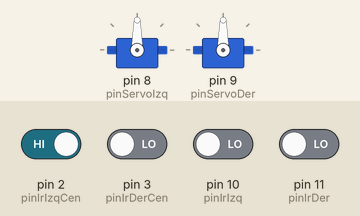
A sketch run on a simulated Arduino Uno, built with avr-gcc and run on an emulated ATmega328P. Parts: 2 × servo. The inputs (shaded band) are chosen by the test bench; at power-on: pin 2 (pinIrIzqCen) HIGH, pin 3 (pinIrDerCen), pin 10 (pinIrIzq), pin 11 (pinIrDer) LOW.

Above: at 1.2 s.
1.3 s: pin 2 (pinIrIzqCen) driven LOW and pin 10 (pinIrIzq) driven HIGH
At 4.2 s:
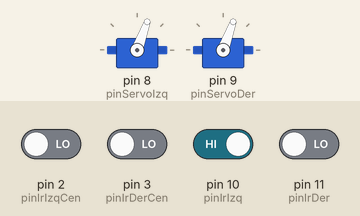
4.3 s: pin 2 (pinIrIzqCen) driven HIGH
At 5.3 s:
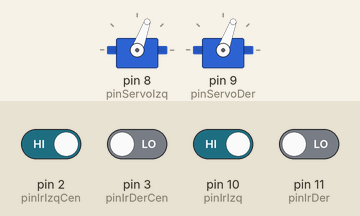
5.8 s: pin 2 (pinIrIzqCen) driven LOW
At 6.2 s:
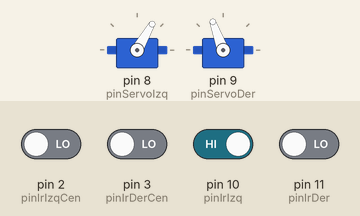
8.8 s: pin 3 (pinIrDerCen) driven HIGH
At 10.7 s:
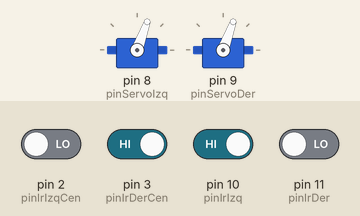
Timing chart, 0 to 11.8 s (numbered marks = the images above; inputs shaded):
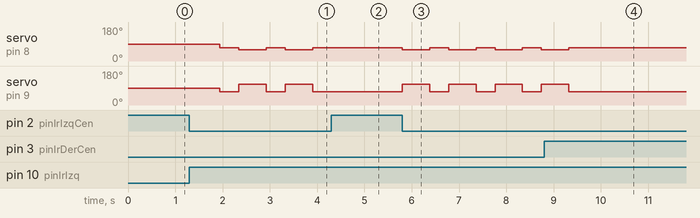

Measured:
- after the input at 1.3 s, servo on pin 8 (pinServoIzq): alternates 70° for 0.40 s and 60° for 0.58 s, starting after 0.64 s; servo on pin 9 (pinServoDer): alternates 110° for 0.58 s and 70° for 0.40 s, starting after 0.64 s
- after the input at 4.3 s, servo on pin 8 (pinServoIzq): stays 70° (without the input it goes to 60° after 0.00 s); servo on pin 9 (pinServoDer): stays 70° (without the input it goes to 110° after 0.00 s)
- after the input at 5.8 s, servo on pin 8 (pinServoIzq): alternates 70° for 0.40 s and 60° for 0.58 s, starting at once; servo on pin 9 (pinServoDer): alternates 110° for 0.58 s and 70° for 0.40 s, starting at once
- after the input at 8.8 s, servo on pin 8 (pinServoIzq), servo on pin 9 (pinServoDer): goes on until 9.3 s, then stays 70°

The sketch:

Actividad-10.1.ino
```cpp
#include <Servo.h>

int NO_LINEA = 1;
int LINEA = 0;

int PIN_IZQ = 0;
int PIN_C_IZQ = 1;
int PIN_C_DER = 2;
int PIN_DER = 3;

Servo servoIzq;
Servo servoDer;

int pinServoDer = 9;
int pinServoIzq = 8;

int pinIrDerCen = 3;
int pinIrIzqCen = 2;
int pinIrDer = 11;
int pinIrIzq = 10;

int pinesSensores[] = {10, 2, 3, 11};
int sensor[4];

int compensacion = 10;

int HORARIO = 110;
int ANTIHORARIO = 70;

int PARAR = 90;

void setup() {
  Serial.begin(9600);
  pinMode( pinIrDerCen , INPUT);
  pinMode( pinIrIzqCen , INPUT);
  pinMode( pinIrDer , INPUT);
  pinMode( pinIrIzq , INPUT);

  servoIzq.attach(pinServoIzq);
  servoDer.attach(pinServoDer);
  //delay(10000);
}

void loop() {

  actualizarTodosLosSensores();

  if (sensor[PIN_C_IZQ] == LINEA && sensor[PIN_C_DER] == LINEA
      && sensor[PIN_IZQ] == NO_LINEA && sensor[PIN_DER] == NO_LINEA) {
    servoIzq.write(ANTIHORARIO - compensacion);
    servoDer.write(HORARIO);
  }
  else if (sensor[PIN_C_IZQ] == NO_LINEA && sensor[PIN_C_DER] == LINEA
           && sensor[PIN_IZQ] == NO_LINEA && sensor[PIN_DER] == NO_LINEA) {
    servoIzq.write(HORARIO - compensacion);
    servoDer.write(HORARIO);
  }
  else if (sensor[PIN_C_IZQ] == LINEA && sensor[PIN_C_DER] == NO_LINEA
           && sensor[PIN_IZQ] == NO_LINEA && sensor[PIN_DER] == NO_LINEA) {
    servoIzq.write(ANTIHORARIO - compensacion);
    servoDer.write(ANTIHORARIO);
  }
  else if (sensor[PIN_C_IZQ] == NO_LINEA && sensor[PIN_C_DER] == NO_LINEA
           && sensor[PIN_IZQ] == NO_LINEA && sensor[PIN_DER] == NO_LINEA) {
    servoIzq.write(ANTIHORARIO);
    servoDer.write(ANTIHORARIO);
  }
  else if (sensor[PIN_C_IZQ] == LINEA && sensor[PIN_C_DER] == LINEA
           && sensor[PIN_IZQ] == LINEA && sensor[PIN_DER] == NO_LINEA) {
    delay(500);
    girarIzquierda();
  }
  else if (sensor[PIN_C_IZQ] == LINEA && sensor[PIN_C_DER] == LINEA
           && sensor[PIN_IZQ] == NO_LINEA && sensor[PIN_DER] == LINEA) {
    delay(500);
    girarDerecha();
  }
  else if (sensor[PIN_C_IZQ] == LINEA && sensor[PIN_C_DER] == LINEA
           && sensor[PIN_IZQ] == LINEA && sensor[PIN_DER] == LINEA) {
    delay(500);
    actualizarTodosLosSensores();
    if (sensor[PIN_C_IZQ] == LINEA && sensor[PIN_C_DER] == LINEA
        && sensor[PIN_IZQ] == LINEA && sensor[PIN_DER] == LINEA) {
      servoIzq.write(PARAR);
      servoDer.write(PARAR);
    }
    else {
      girarDerecha();
    }
  }

}


void actualizarTodosLosSensores() {
  for (int i = 0; i < 4; i++) {
    sensor[i] =  digitalRead(pinesSensores[i]);
  }

  // 4 lecturas adicionales
  // Se guardan las que detectan línea en cualquiera de los 4 barridos
  for (int i = 0; i < 4; i++) {
    delay(20); // Delay con el movimiento actual

    for (int i = 0; i < 4; i++) {
      if (digitalRead(pinesSensores[i]) == LINEA)
        sensor[i] = LINEA;
    }
  }
}

void girarDerecha() {
  // girar hacia la derecha
  servoDer.write(ANTIHORARIO);
  servoIzq.write(ANTIHORARIO);
  delay(400); // Pequeño delay para que le dé tiempo a salir de su carril actual
  // Si no puede que este ya en un carril y detectaría línea

  boolean carrilEncontrado = false;
  while (!carrilEncontrado) {
    int Sensor2 = digitalRead(pinIrIzqCen);
    int Sensor3 = digitalRead(pinIrDerCen);

    if ( Sensor2 == LINEA && Sensor3 == LINEA ) {
      carrilEncontrado = true;
    }
  }

  // Parar
  servoIzq.write(ANTIHORARIO - compensacion);
  servoDer.write(HORARIO);
}

void girarIzquierda() {
  // girar hacia la derecha
  servoDer.write(HORARIO);
  servoIzq.write(HORARIO);
  delay(400); // Pequeño delay para que le dé tiempo a salir de su carril actual
  // Si no puede que este ya en un carril y detectaría línea

  boolean carrilEncontrado = false;
  while (!carrilEncontrado) {
    int Sensor2 = digitalRead(pinIrIzqCen);
    int Sensor3 = digitalRead(pinIrDerCen);

    if ( Sensor2 == LINEA && Sensor3 == LINEA ) {
      carrilEncontrado = true;
    }
  }

  // Parar
  servoIzq.write(ANTIHORARIO - compensacion);
  servoDer.write(HORARIO);
}
```
